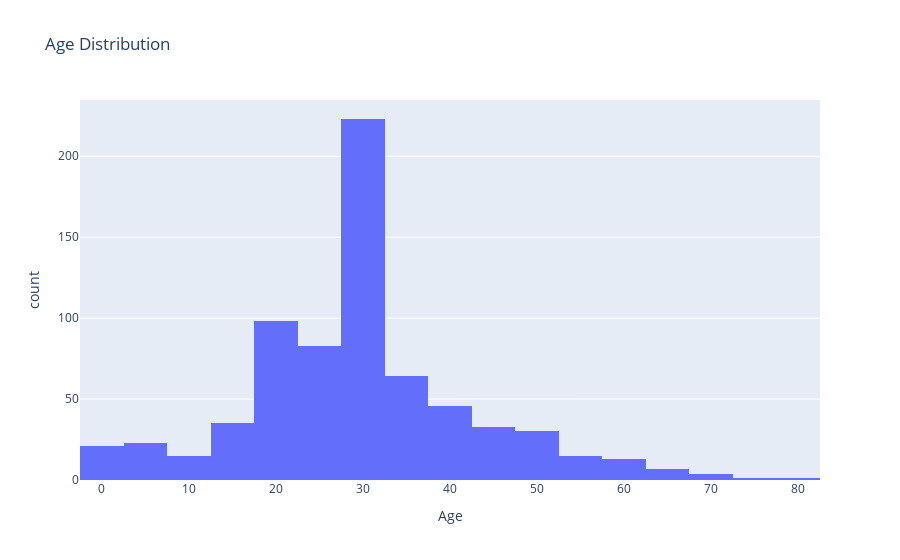

Notebook code cell kept with this figure:
### Code cell
fig = px.histogram(train, x='Age', nbins=30, title='Age Distribution')
fig.show()

### Figure 1 — Plotly figure (JSON) as saved in the notebook; plotly's stock layout.template omitted (floating-point values rounded to 4 significant figures; data arrays with more than 128 entries replaced by an {"elided": "..."} marker saying what was removed)
{"data": [{"bingroup": "x", "hovertemplate": "Age=%{x}<br>count=%{y}<extra></extra>", "legendgroup": "", "marker": {"color": "#636efa", "pattern": {"shape": ""}}, "name": "", "nbinsx": 30, "orientation": "v", "showlegend": false, "type": "histogram", "x": {"elided": "712 float values"}, "xaxis": "x", "yaxis": "y"}], "layout": {"barmode": "relative", "legend": {"tracegroupgap": 0}, "title": {"text": "Age Distribution"}, "xaxis": {"anchor": "y", "domain": [0, 1], "title": {"text": "Age"}}, "yaxis": {"anchor": "x", "domain": [0, 1], "title": {"text": "count"}}}}
